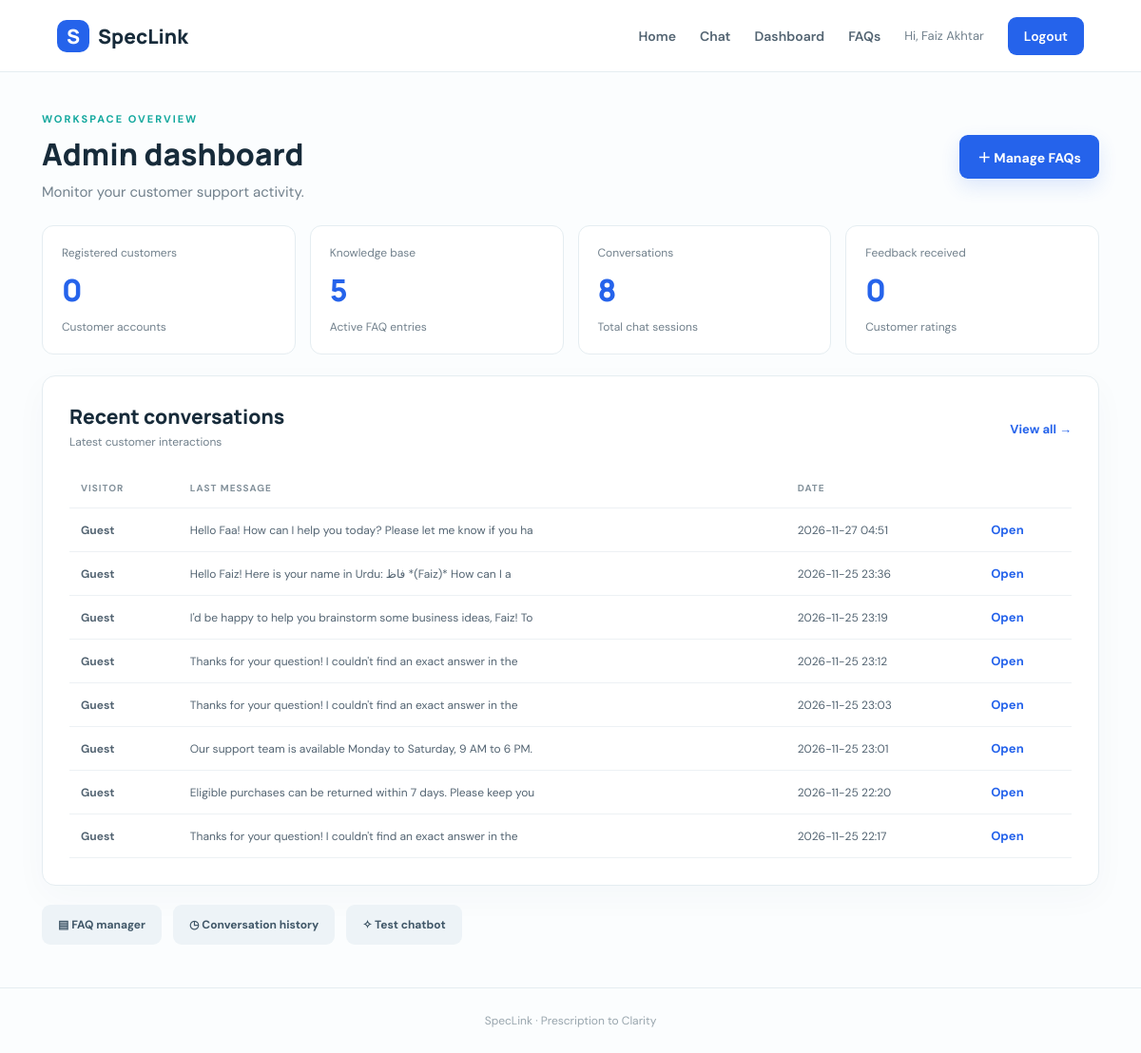
The page /admin (signed in) on the database its author committed.
### tables this page shows
CREATE TABLE conversations(
            id INTEGER PRIMARY KEY AUTOINCREMENT,
            user_id INTEGER, visitor_name TEXT DEFAULT 'Guest',
            created_at TEXT NOT NULL,
            FOREIGN KEY(user_id) REFERENCES users(id) ON DELETE SET NULL
        );

### app.py (the view)
@app.route("/admin")
@admin_required
def admin_dashboard():
    with db() as con:
        stats = {
            "users": con.execute("SELECT COUNT(*) n FROM users WHERE role='customer'").fetchone()["n"],
            "faqs": con.execute("SELECT COUNT(*) n FROM faqs").fetchone()["n"],
            "chats": con.execute("SELECT COUNT(*) n FROM conversations").fetchone()["n"],
            "feedback": con.execute("SELECT COUNT(*) n FROM feedback").fetchone()["n"]
        }
        recent = con.execute("""SELECT c.id,c.visitor_name,c.created_at,
            (SELECT message FROM messages m WHERE m.conversation_id=c.id ORDER BY m.id DESC LIMIT 1) last_message
            FROM conversations c ORDER BY c.id DESC LIMIT 8""").fetchall()
    return render_template("admin.html", stats=stats, recent=recent)

### app.py (called while the page is built)
def db():
    conn = sqlite3.connect(DB_PATH)
    conn.row_factory = sqlite3.Row
    conn.execute("PRAGMA foreign_keys = ON")
    return conn

def admin_required(fn):
    @wraps(fn)
    def wrapper(*args, **kwargs):
        if session.get("role") != "admin":
            flash("Admin access is required.", "danger")
            return redirect(url_for("login"))
        return fn(*args, **kwargs)
    return wrapper

### templates/admin.html
{% extends "base.html" %}{% block title %}Admin Dashboard | SupportDesk AI{% endblock %}{% block content %}<div class="page-head"><div><div class="eyebrow">WORKSPACE OVERVIEW</div><h1>Admin dashboard</h1><p class="muted">Monitor your customer support activity.</p></div><a class="btn primary" href="{{ url_for('manage_faqs') }}">＋ Manage FAQs</a></div><div class="stats-grid"><div class="stat-card"><span>Registered customers</span><strong>{{ stats.users }}</strong><small>Customer accounts</small></div><div class="stat-card"><span>Knowledge base</span><strong>{{ stats.faqs }}</strong><small>Active FAQ entries</small></div><div class="stat-card"><span>Conversations</span><strong>{{ stats.chats }}</strong><small>Total chat sessions</small></div><div class="stat-card"><span>Feedback received</span><strong>{{ stats.feedback }}</strong><small>Customer ratings</small></div></div><div class="panel"><div class="panel-title"><div><h2>Recent conversations</h2><p class="muted">Latest customer interactions</p></div><a class="text-link" href="{{ url_for('conversations') }}">View all →</a></div>{% if recent %}<div class="table-wrap"><table><thead><tr><th>Visitor</th><th>Last message</th><th>Date</th><th></th></tr></thead><tbody>{% for r in recent %}<tr><td><b>{{ r.visitor_name }}</b></td><td>{{ (r.last_message or '—')[:65] }}</td><td>{{ r.created_at[:16].replace('T',' ') }}</td><td><a class="text-link" href="{{ url_for('conversation_detail',cid=r.id) }}">Open</a></td></tr>{% endfor %}</tbody></table></div>{% else %}<div class="empty">No conversations yet. Open the chatbot and send a test message.</div>{% endif %}</div><div class="admin-links"><a href="{{ url_for('manage_faqs') }}">▤ FAQ manager</a><a href="{{ url_for('conversations') }}">◷ Conversation history</a><a href="{{ url_for('chat') }}">✧ Test chatbot</a></div>{% endblock %}

### templates/base.html (shortened to what this page needs)
<!doctype html>
<html lang="en">
<head>
    <link rel="stylesheet" href="{{ url_for('static', filename='style.css') }}">
</head>
<body>
<nav class="nav">
    <a class="brand" href="{{ url_for('index') }}">
        <span class="brand-mark">S</span>
        SpecLink
    </a>
    <div class="navlinks">
        <a href="{{ url_for('index') }}">Home</a>
        <a href="{{ url_for('chat') }}">Chat</a>
        {% if session.get('role')=='admin' %}
            <a href="{{ url_for('admin_dashboard') }}">Dashboard</a>
            <a href="{{ url_for('manage_faqs') }}">FAQs</a>
        {% endif %}
        {% if session.get('user_id') %}
            <span class="welcome">Hi, {{ session.get('name') }}</span>
            <a class="nav-cta" href="{{ url_for('logout') }}">Logout</a>
        {% else %}
            <a href="{{ url_for('login') }}">Login</a>
            <a class="nav-cta" href="{{ url_for('register') }}">Get started</a>
        {% endif %}
    </div>
</nav>
<main class="container">
    {% block content %}{% endblock %}
</main>
<footer>
    SpecLink · Prescription to Clarity
</footer>
</body>
</html>

### static/style.css (style rules this page uses)
:root { --ink:#172b3a;--muted:#71808c;--blue:#2563eb;--teal:#13a89e;--pale:#f2f7fa;--line:#e5edf1;--white:#fff }
* { box-sizing:border-box }
body { margin:0;background:#fbfdfe;color:var(--ink);font-family:'DM Sans',sans-serif;font-size:15px }
.nav { height:76px;padding:0 max(calc((100% - 1160px)/2),5%);display:flex;align-items:center;justify-content:space-between;background:#fff;border-bottom:1px solid var(--line) }
.brand { text-decoration:none;color:var(--ink);font:800 21px Manrope,sans-serif;display:flex;align-items:center;gap:9px }
.brand-mark { display:grid;place-items:center;background:var(--blue);color:white;border-radius:10px;width:34px;height:34px }
.navlinks { display:flex;align-items:center;gap:25px }
.navlinks a { color:#536472;text-decoration:none;font-weight:600;font-size:14px }
.navlinks .nav-cta { background:var(--blue);color:white;padding:11px 17px;border-radius:9px }
.welcome { color:var(--muted);font-size:13px }
.container { max-width:1160px;margin:0 auto;padding:0 24px;min-height:calc(100vh - 140px) }
footer { text-align:center;color:#98a5ad;padding:26px;font-size:12px;border-top:1px solid var(--line) }
.eyebrow { color:var(--teal);font-size:11px;letter-spacing:2px;font-weight:700 }
.btn { display:inline-flex;align-items:center;justify-content:center;gap:15px;border:0;border-radius:9px;padding:13px 19px;text-decoration:none;font-weight:700;font-family:inherit;font-size:14px;cursor:pointer }
.primary { background:var(--blue);color:white;box-shadow:0 8px 20px #2563eb24 }
.section-heading p,.muted { color:var(--muted) }
.form-card,.panel { background:white;border:1px solid var(--line);border-radius:14px;padding:28px;box-shadow:0 12px 35px #183c5408 }
.form-card h2,.panel h2 { font:800 21px Manrope;margin:0 0 7px }
.text-link { color:var(--blue);font-weight:700;text-decoration:none;font-size:13px }
.page-head { display:flex;align-items:center;justify-content:space-between;padding:42px 0 25px }
.page-head h1 { font:800 32px Manrope;margin:8px 0 }
.page-head p { margin:0 }
.stats-grid { display:grid;grid-template-columns:repeat(4,1fr);gap:15px;margin-bottom:22px }
.stat-card { background:#fff;border:1px solid var(--line);border-radius:12px;padding:20px }
.stat-card span,.stat-card small { display:block;color:var(--muted);font-size:12px }
.stat-card strong { display:block;font:800 32px Manrope;margin:9px 0;color:var(--blue) }
.panel-title { display:flex;align-items:center;justify-content:space-between;margin-bottom:15px }
.panel-title h2 { margin:0 }
.panel-title p { font-size:12px;margin:5px 0 }
.table-wrap { overflow-x:auto }
table { width:100%;border-collapse:collapse;text-align:left;font-size:12px }
th { color:#83919b;font-size:10px;text-transform:uppercase;letter-spacing:1px }
td,th { padding:14px 12px;border-bottom:1px solid #edf1f4 }
td { color:#536472 }
.admin-links { display:flex;gap:12px;margin:20px 0 45px }
.admin-links a { background:#edf3f7;color:#405768;padding:13px 17px;border-radius:9px;text-decoration:none;font-size:12px;font-weight:700 }

### rows shown on the page
conversations: visitor_name "Guest", last_message "Hello Faa! How can I help you today? Please let me know if you ha", created_at "2026-11-27 04:51"
conversations: visitor_name "Guest", last_message "Hello Faiz! Here is your name in Urdu: فاظ *(Faiz)* How can I a", created_at "2026-11-25 23:36"
conversations: visitor_name "Guest", last_message "I'd be happy to help you brainstorm some business ideas, Faiz! To", created_at "2026-11-25 23:19"
conversations: visitor_name "Guest", last_message "Thanks for your question! I couldn't find an exact answer in the", created_at "2026-11-25 23:12"
conversations: visitor_name "Guest", last_message "Thanks for your question! I couldn't find an exact answer in the", created_at "2026-11-25 23:03"
conversations: visitor_name "Guest", last_message "Our support team is available Monday to Saturday, 9 AM to 6 PM.", created_at "2026-11-25 23:01"
conversations: visitor_name "Guest", last_message "Eligible purchases can be returned within 7 days. Please keep you", created_at "2026-11-25 22:20"
conversations: visitor_name "Guest", last_message "Thanks for your question! I couldn't find an exact answer in the", created_at "2026-11-25 22:17"

### other values the page prints
{{ session.get('name') }} "Faiz Akhtar"
{{ stats.users }} "0"
{{ stats.faqs }} "5"
{{ stats.chats }} "8"
{{ stats.feedback }} "0"
